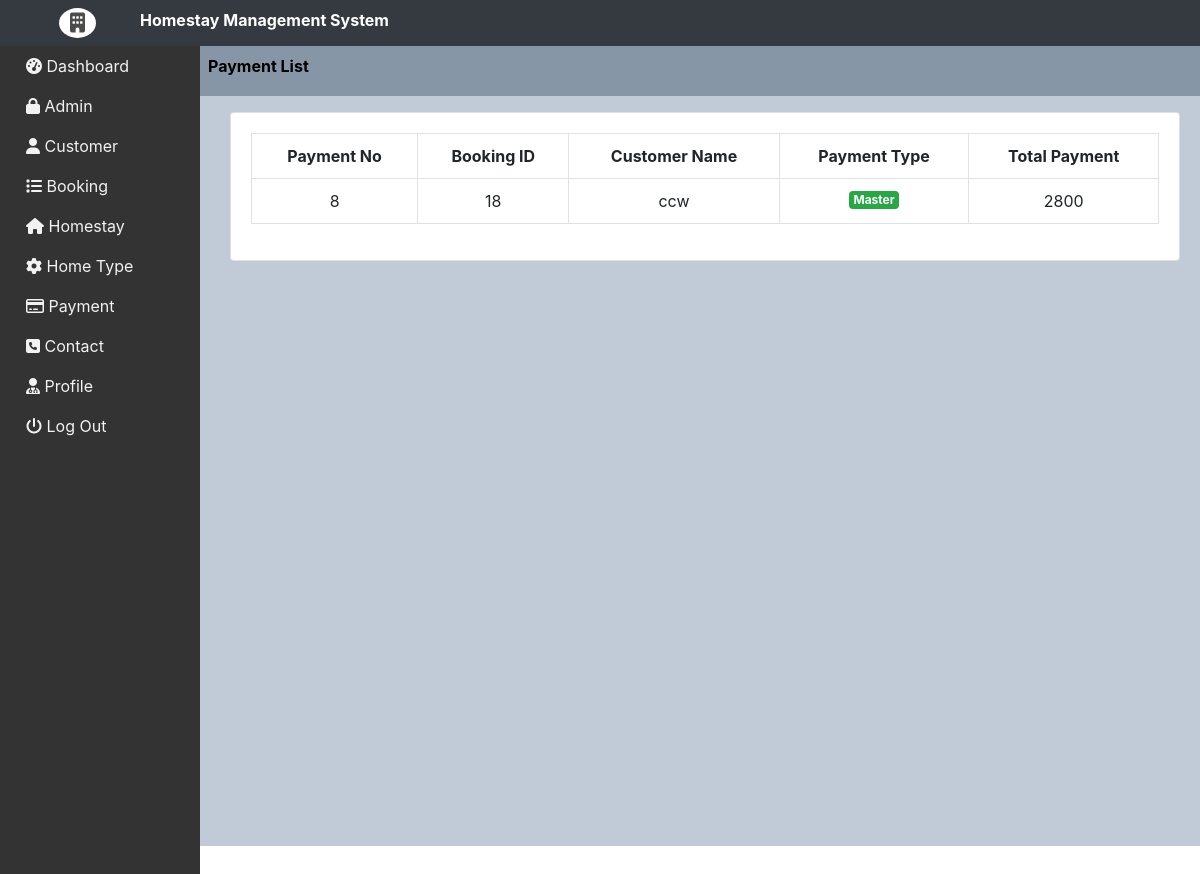
Page /admin/admin/payment.php on the committed database.
### tables this page shows
CREATE TABLE `payment` (
  `payment_no` int(20) NOT NULL,
  `book_id` varchar(11) NOT NULL,
  `cus_name` varchar(50) NOT NULL,
  `payment_type` varchar(50) NOT NULL,
  `total_payment` varchar(20) NOT NULL
);

### admin/admin/payment.php (the view, shortened to what this page needs)
<?php include("menu.php");?>
	<div style="margin-left:180px;padding:0px 20px;height:100%; margin-right:-30px;">
		<div class="out" >
			<div class="up">
				<ul>
					<li class="atv"><a href="payment.php">Payment List</a></li>
				</ul>
			</div>
<div class="container-fluid">
	<div class="col-lg-12">
		<div class="row mt-3">
			<div class="col-md-12">
				<div class="card">
					<div class="card-body">
						<table class="table table-bordered">
					<tr>
						<th class="text-center">Payment No</th>
						<th class="text-center">Booking ID</th>
						<th class="text-center">Customer Name</th>
						<th class="text-center">Payment Type</th>
						<th class="text-center">Total Payment</th>
					</tr>
					<?php
			$result = mysqli_query($connect, "SELECT * from payment");
	         while($row = mysqli_fetch_assoc($result))
				{
				?>
				<tr>
					<td class="text-center"><?php echo $row['payment_no'];?></td>
					<td class="text-center"><?php echo $row['book_id'];?></td>
					<td class="text-center"><?php echo $row['cus_name'];?></td>
					<td class="text-center"><span class="badge badge-success"><?php echo $row['payment_type'];?></span></td>
					<td class="text-center"><?php echo $row['total_payment'];?></td>
				</tr>
				<?php
				}
			?>
				</table>
			</div>
		</div>
	</div>
</div>
</div>
</div>

### admin/admin/design.css (style rules this page uses)
body { margin:0; overflow:scroll; }

### admin/admin/payment.php (style rules this page uses)
body { overflow:hidden; }
.out { background-color:#b7b1a5; height:100% }
.up ul { background-size:50%; height:50px; background-color:#a29988; padding:8px; }
.up li { float:left; margin-right:30px; list-style-type:none; }
.up li a { text-decoration:none; color:white; }
.up .atv { height:35px; font-weight: bold }
.up .atv a { color:black; }
.row { text-align:left; }

### admin/admin/menu.php (style rules this page uses)
body { overflow:scroll; }
.out { background-color:#c1cbd7; height:100% }
.up ul { background-size:50%; height:50px; background-color:#8696a7; padding:8px; }
.up li { float:left; margin-right:30px; list-style-type:none; }
.up li a { text-decoration:none; color:white; }
.up .atv { height:5px; font-weight: bold; }
.up .atv a { color:black; }

### rows in the picture
payment: payment_no "8", book "18", cus_name "ccw", payment_type "Master", total_payment "2800"
